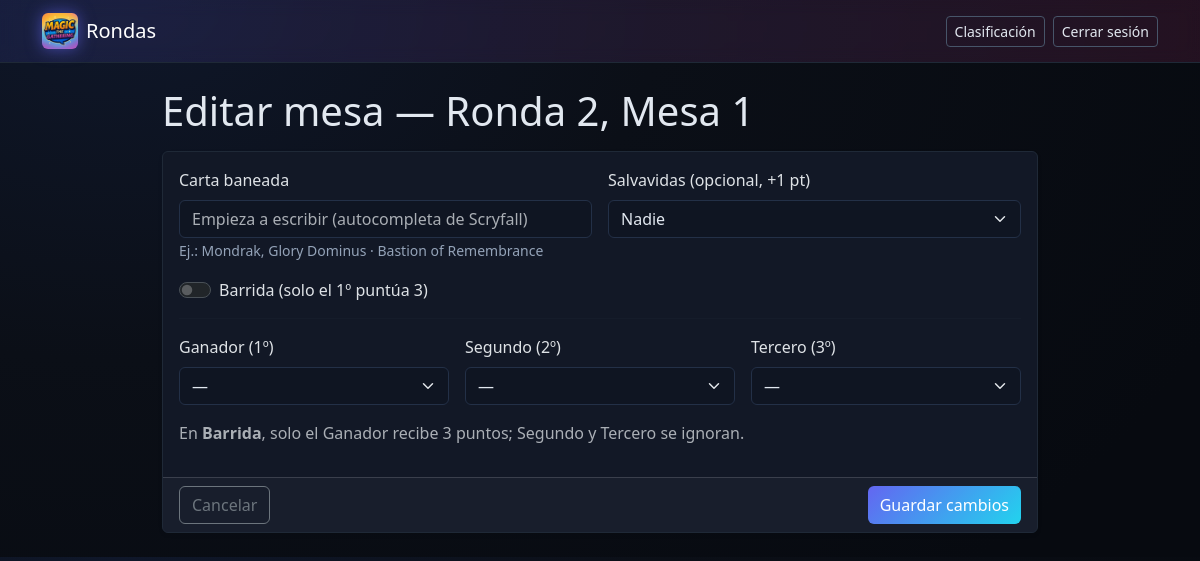
Before: /games/3/edit (signed in) with the older database file.
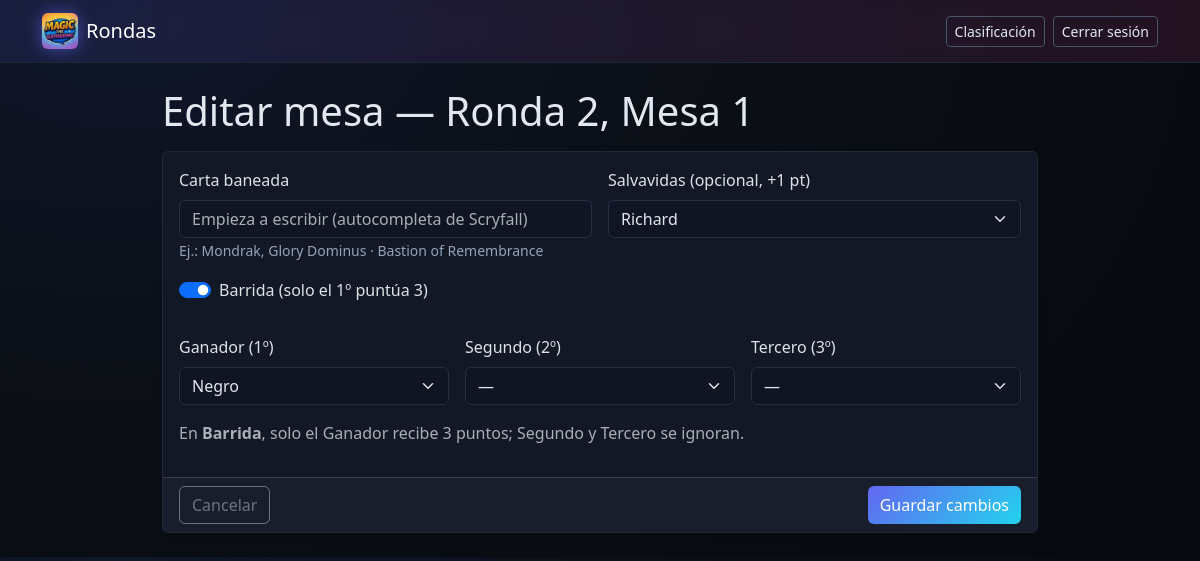
After: the same page with the newer database file.
### app.py (models this page shows)
class Game(db.Model):
    id = db.Column(db.Integer, primary_key=True)
    round_number = db.Column(db.Integer, nullable=False)
    table_no = db.Column(db.Integer, nullable=False)
    banned_card = db.Column(db.String, nullable=True)
    sweep = db.Column(db.Boolean, default=False)  # barrida: solo el 1º puntúa (3)
    save_player_id = db.Column(db.Integer, db.ForeignKey("player.id"), nullable=True)
    save_player = db.relationship("Player", foreign_keys=[save_player_id])
    created_at = db.Column(db.DateTime, default=datetime.utcnow)

class Player(db.Model):
    id = db.Column(db.Integer, primary_key=True)
    name = db.Column(db.String, unique=True, nullable=False)
    active = db.Column(db.Boolean, nullable=False, default=True)

### app.py (the view, shortened to what this page needs)
@app.route("/games/<int:game_id>/edit", methods=["GET", "POST"])
def game_edit(game_id):
    if not session.get("is_admin"):
        flash("No autorizado.", "danger")
        return redirect(url_for("index"))
    g = Game.query.get_or_404(game_id)
    results = GameResult.query.filter_by(game_id=game_id).all()
    participant_ids = [r.player_id for r in results]
    participants = Player.query.filter(Player.id.in_(participant_ids)).order_by(Player.name.asc()).all()
    all_players = Player.query.order_by(Player.name.asc()).all()
    current = {r.player_id: r.position for r in results}
    context = {
        "game": g,
        "participants": participants,
        "all_players": all_players,
        "current": current,
        "is_admin": True,
    }
    return render_template("game_edit.html", **context)

### templates/game_edit.html (shortened to what this page needs)
<!doctype html>
<html lang="es" data-bs-theme="dark">
<head>
  <link href="https://cdn.jsdelivr.net/npm/bootstrap@5.3.3/dist/css/bootstrap.min.css" rel="stylesheet">
  <link href="{{ url_for('static', filename='dark.css') }}" rel="stylesheet">
</head>
<body class="bg-light">
  <nav class="navbar navbar-dark">
    <div class="container">
      <a class="navbar-brand d-flex align-items-center" href="{{ url_for('rounds_view') }}">
        <img src="{{ url_for('static', filename='img/gamecomms.png') }}" class="brand-logo" alt="GameComms">
        <span>Rondas</span>
      </a>
      <div class="d-flex gap-2">
        <a class="btn btn-outline-light btn-sm" href="{{ url_for('index') }}">Clasificación</a>
        <a class="btn btn-outline-light btn-sm" href="{{ url_for('logout') }}">Cerrar sesión</a>
      </div>
    </div>
  </nav>
  <div class="container py-4" style="max-width:900px;">
    <h1 class="mb-3">Editar mesa — Ronda {{ game.round_number }}, Mesa {{ game.table_no }}</h1>
    <form method="post" class="card shadow-sm">
      <div class="card-body">
        <div class="row g-3">
          <div class="col-md-6">
            <label class="form-label">Carta baneada</label>
            <input class="form-control" type="text" name="banned_card" id="banned_card"
                   list="scryfall-list" value="{{ game.banned_card or '' }}"
                   placeholder="Empieza a escribir (autocompleta de Scryfall)">
            <small class="text-muted">Ej.: Mondrak, Glory Dominus · Bastion of Remembrance</small>
          </div>
          <div class="col-md-6">
            <label class="form-label">Salvavidas (opcional, +1 pt)</label>
            <select class="form-select" name="save_player_id">
              <option value="none">Nadie</option>
              {% for p in participants %}
                <option value="{{ p.id }}" {% if game.save_player_id==p.id %}selected{% endif %}>{{ p.name }}</option>
              {% endfor %}
            </select>
          </div>
        </div>
        <div class="form-check form-switch mt-3">
          <input class="form-check-input" type="checkbox" id="sweep" name="sweep" {% if game.sweep %}checked{% endif %}>
          <label class="form-check-label" for="sweep">Barrida (solo el 1º puntúa 3)</label>
        </div>
        <hr>
        <div class="row g-3">
          <div class="col-md-4">
            <label class="form-label">Ganador (1º)</label>
            <select class="form-select" name="winner_id" required>
              <option value="none">—</option>
              {% for p in participants %}
                <option value="{{ p.id }}" {% if current.get(p.id)==1 %}selected{% endif %}>{{ p.name }}</option>
              {% endfor %}
            </select>
          </div>
          <div class="col-md-4">
            <label class="form-label">Segundo (2º)</label>
            <select class="form-select" name="second_id">
              <option value="none">—</option>
            </select>
          </div>
          <div class="col-md-4">
            <label class="form-label">Tercero (3º)</label>
            <select class="form-select" name="third_id">
              <option value="none">—</option>
            </select>
          </div>
        </div>
        <p class="text-muted mt-3">
          En <strong>Barrida</strong>, solo el Ganador recibe 3 puntos; Segundo y Tercero se ignoran.
        </p>
      </div>
      <div class="card-footer d-flex justify-content-between">
        <a class="btn btn-outline-secondary" href="{{ url_for('rounds_view') }}">Cancelar</a>
        <button class="btn btn-primary">Guardar cambios</button>
      </div>
    </form>
  </div>
</body>
</html>

Changed rows visible on the page:
changed Game: save_player_id (not shown) → "Richard"; sweep "☐" → "☑"
Other visible differences:
form field winner_id: "—" → "Negro"
form field save_player_id: "Nadie" → (not shown)
